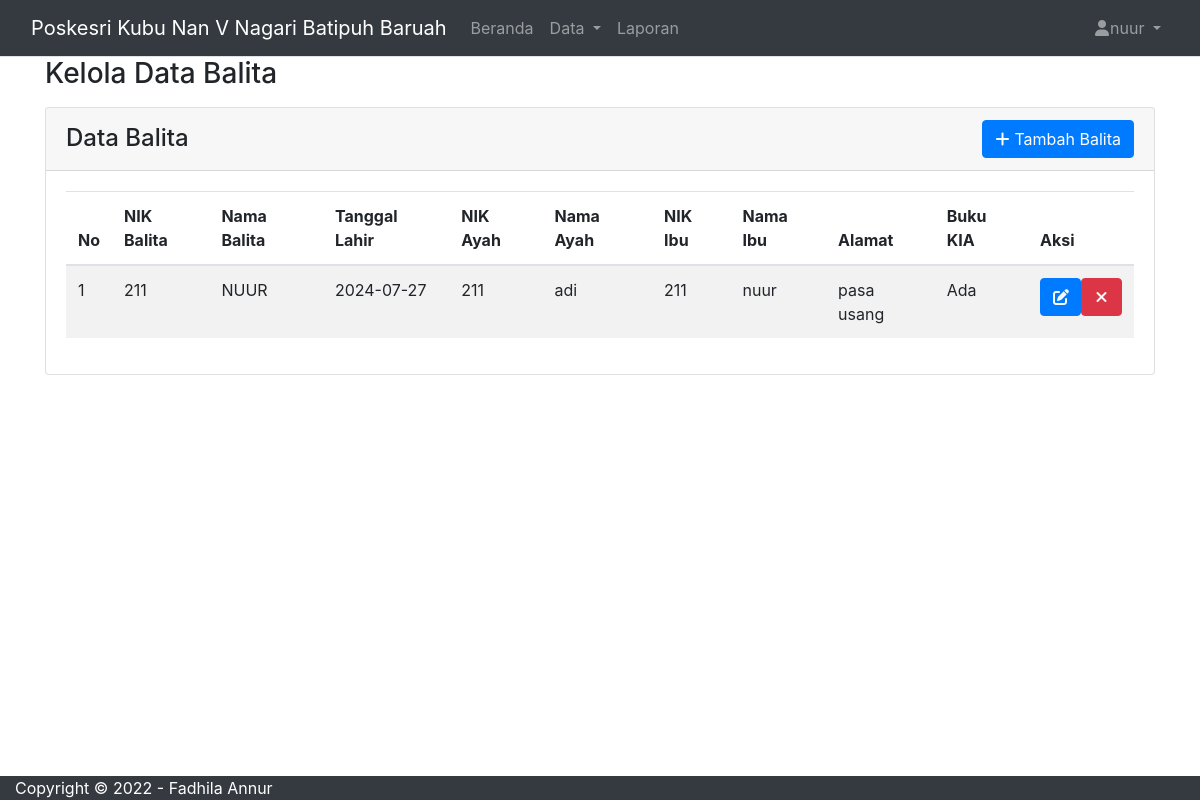
Page /admin/data_balita.php (signed in) on the committed database.
### tables this page shows
CREATE TABLE `data_balita` (
  `id_data_balita` int(11) NOT NULL,
  `nik_balita` varchar(255) NOT NULL,
  `nama_balita` varchar(255) NOT NULL,
  `tgl_lhr` date NOT NULL,
  `nik_ayah` varchar(255) NOT NULL,
  `nama_ayah` varchar(255) NOT NULL,
  `nik_ibu` varchar(255) NOT NULL,
  `nama_ibu` varchar(255) NOT NULL,
  `alamat` varchar(255) NOT NULL,
  `buku_kia` enum('Ada','Tidak Ada') NOT NULL
);

### admin/data_balita.php (the view, shortened to what this page needs)
<?php
include 'layout/header.php';
include '../koneksi.php';
$sql = "SELECT * FROM Data_Balita";
$result = $koneksi->query($sql);
?>
<div class="wrapper">
    <div class="main-panel">
        <div class="main-header">
            <?php include 'layout/navbar.php'; ?>
        </div>
        <div class="container">
            <div class="page-inner">
                <div class="page-header">
                    <h3 class="fw-bold mb-3">Kelola Data Balita</h3>
                </div>
                <div class="row">
                    <div class="col-md-12">
                        <div class="card">
                            <div class="card-header">
                                <div class="d-flex justify-content-between align-items-center">
                                    <h4 class="card-title mb-0">Data Balita</h4>
                                    <button type="button" class="btn btn-primary btn-round ms-auto" data-bs-toggle="modal" data-bs-target="#balitaModal" onclick="resetForm()">
                                        <i class="fa fa-plus"></i>
                                        Tambah Balita
                                    </button>
                                </div>
                            </div>
                            <div class="card-body">
                                <div class="table-responsive">
                                    <table id="add-row" class="display table table-striped table-hover">
                                        <thead>
                                            <tr>
                                                <th>No</th>
                                                <th>NIK Balita</th>
                                                <th>Nama Balita</th>
                                                <th>Tanggal Lahir</th>
                                                <th>NIK Ayah</th>
                                                <th>Nama Ayah</th>
                                                <th>NIK Ibu</th>
                                                <th>Nama Ibu</th>
                                                <th>Alamat</th>
                                                <th>Buku KIA</th>
                                                <th>Aksi</th>
                                            </tr>
                                        </thead>
                                        <tbody>
                                            <?php
                                            if ($result->num_rows > 0) {
                                                $no = 0;
                                                while ($row = $result->fetch_assoc()) {
                                                    $no++;
                                                    ?>
                                                    <tr>
                                                        <td><?php echo $no; ?></td>
                                                        <td><?php echo $row['nik_balita']; ?></td>
                                                        <td><?php echo $row['nama_balita']; ?></td>
                                                        <td><?php echo $row['tgl_lhr']; ?></td>
                                                        <td><?php echo $row['nik_ayah']; ?></td>
                                                        <td><?php echo $row['nama_ayah']; ?></td>
                                                        <td><?php echo $row['nik_ibu']; ?></td>
                                                        <td><?php echo $row['nama_ibu']; ?></td>
                                                        <td><?php echo $row['alamat']; ?></td>
                                                        <td><?php echo $row['buku_kia']; ?></td>
                                                        <td>
                                                            <div class="form-button-action d-flex ">
                                                                <button type="button" class="btn btn-link btn-primary " onclick="editBalita(<?php echo $row['id_data_balita']; ?>, '<?php echo $row['nik_balita']; ?>', '<?php echo $row['nama_balita']; ?>', '<?php echo $row['tgl_lhr']; ?>', '<?php echo $row['nik_ayah']; ?>', '<?php echo $row['nama_ayah']; ?>', '<?php echo $row['nik_ibu']; ?>', '<?php echo $row['nama_ibu']; ?>', '<?php echo $row['alamat']; ?>', '<?php echo $row['buku_kia']; ?>')">
                                                                    <i class="fa fa-edit text-light"></i>
                                                                </button>
                                                                <a href="?delete=<?php echo $row['id_data_balita']; ?>" class="btn btn-link btn-danger" onclick="return confirm('Apakah Anda yakin ingin menghapus data ini?');">
                                                                    <i class="fa fa-times text-light"></i>
                                                                </a>
                                                            </div>
                                                        </td>
                                                    </tr>
                                                    <?php
                                                }
                                            } else {
                                                echo "<tr><td colspan='11'>Tidak ada data</td></tr>";
                                            }
                                            ?>
                                        </tbody>
                                    </table>
                                </div>
                            </div>
                        </div>
                    </div>
                </div>
            </div>
        </div>
    </div>
</div>
<?php include 'layout/footer.php'; ?>

### admin/layout/header.php (style rules this page uses)
i { width: 15px; height: 15px; }

### admin/layout/footer.php (style rules this page uses)
body { display: flex; flex-direction: column; min-height: 100vh; }

### rows in the picture
data_balita: nik_balita "211", nama_balita "NUUR", tgl_lhr "2024-07-27", nik_ayah "211", nama_ayah "adi", nik_ibu "211", nama_ibu "nuur", alamat "pasa usang", buku_kia "Ada"

### other values in the picture
$_SESSION['username'] "nuur"
